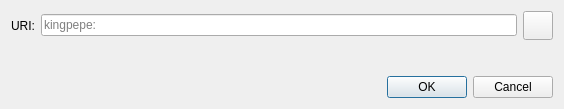
<?xml version="1.0" encoding="UTF-8"?>
<ui version="4.0">
 <class>OpenURIDialog</class>
 <widget class="QDialog" name="OpenURIDialog">
  <property name="geometry">
   <rect>
    <x>0</x>
    <y>0</y>
    <width>564</width>
    <height>109</height>
   </rect>
  </property>
  <property name="windowTitle">
   <string>Open kingpepe URI</string>
  </property>
  <layout class="QVBoxLayout" name="verticalLayout">
   <item>
    <layout class="QHBoxLayout" name="horizontalLayout">
     <item>
      <widget class="QLabel" name="label">
       <property name="text">
        <string>URI:</string>
       </property>
      </widget>
     </item>
     <item>
      <widget class="QValidatedLineEdit" name="uriEdit">
       <property name="placeholderText">
        <string notr="true">kingpepe:</string>
       </property>
      </widget>
     </item>
     <item>
      <widget class="QToolButton" name="pasteButton">
       <property name="toolTip">
        <string extracomment="Tooltip text for button that allows you to paste an address that is in your clipboard.">Paste address from clipboard</string>
       </property>
       <property name="text">
        <string/>
       </property>
       <property name="icon">
        <iconset resource="../kingpepe.qrc">
         <normaloff>:/icons/editpaste</normaloff>:/icons/editpaste
        </iconset>
       </property>
       <property name="iconSize">
        <size>
         <width>22</width>
         <height>22</height>
        </size>
       </property>
      </widget>
     </item>
    </layout>
   </item>
   <item>
    <spacer name="verticalSpacer">
     <property name="orientation">
      <enum>Qt::Vertical</enum>
     </property>
     <property name="sizeHint" stdset="0">
      <size>
       <width>20</width>
       <height>40</height>
      </size>
     </property>
    </spacer>
   </item>
   <item>
    <widget class="QDialogButtonBox" name="buttonBox">
     <property name="orientation">
      <enum>Qt::Horizontal</enum>
     </property>
     <property name="standardButtons">
      <set>QDialogButtonBox::Cancel|QDialogButtonBox::Ok</set>
     </property>
    </widget>
   </item>
  </layout>
 </widget>
 <customwidgets>
  <customwidget>
   <class>QValidatedLineEdit</class>
   <extends>QLineEdit</extends>
   <header>qt/qvalidatedlineedit.h</header>
  </customwidget>
 </customwidgets>
 <resources/>
 <connections>
  <connection>
   <sender>buttonBox</sender>
   <signal>accepted()</signal>
   <receiver>OpenURIDialog</receiver>
   <slot>accept()</slot>
   <hints>
    <hint type="sourcelabel">
     <x>248</x>
     <y>254</y>
    </hint>
    <hint type="destinationlabel">
     <x>157</x>
     <y>274</y>
    </hint>
   </hints>
  </connection>
  <connection>
   <sender>buttonBox</sender>
   <signal>rejected()</signal>
   <receiver>OpenURIDialog</receiver>
   <slot>reject()</slot>
   <hints>
    <hint type="sourcelabel">
     <x>316</x>
     <y>260</y>
    </hint>
    <hint type="destinationlabel">
     <x>286</x>
     <y>274</y>
    </hint>
   </hints>
  </connection>
 </connections>
</ui>
